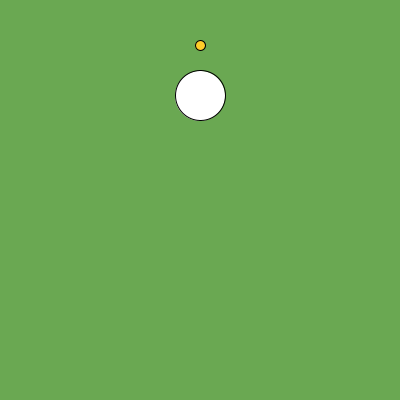
Frame 1 (no input)
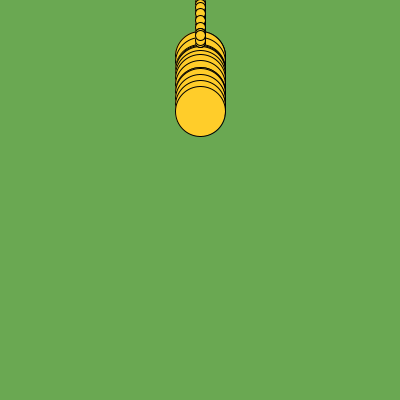
Frame 60 (the mouse pressed at the canvas centre just before this capture)
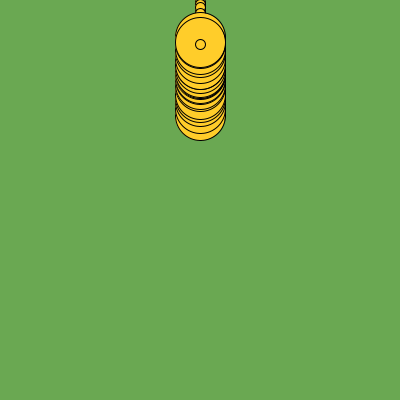
Frame 120 (the mouse held since frame 60 and released just before this capture)

The Processing sketch that drew these frames (run headless with seeded random() and noise(); from frame 60 on, the mouse is pressed at the canvas centre):

// Processing sketch: processing_93438
// ── processing_93438.pde

Robot jit;
Robot bug;


void setup() {
  background(106,168,82);
  size (400,400);
  smooth();
jit = new Robot (30, 100, 50);
bug = new Robot (100, 50, 10);
}

void draw(){
 jit.move();
 jit.display();
  bug.move();
  bug.display();
}
 
class Robot {
  float x;
  float y;
  int diameter;
  float speed = 8.5;
  
Robot(float tempX, float tempY, int tempDiameter) {
x = tempX;
y = tempY;
diameter = tempDiameter;
}

void move() {
x += random(-speed,speed);
y += random(-speed,speed);
}

void display() {
ellipse(200,y,diameter,diameter);
fill(255,205,42);
}
}
